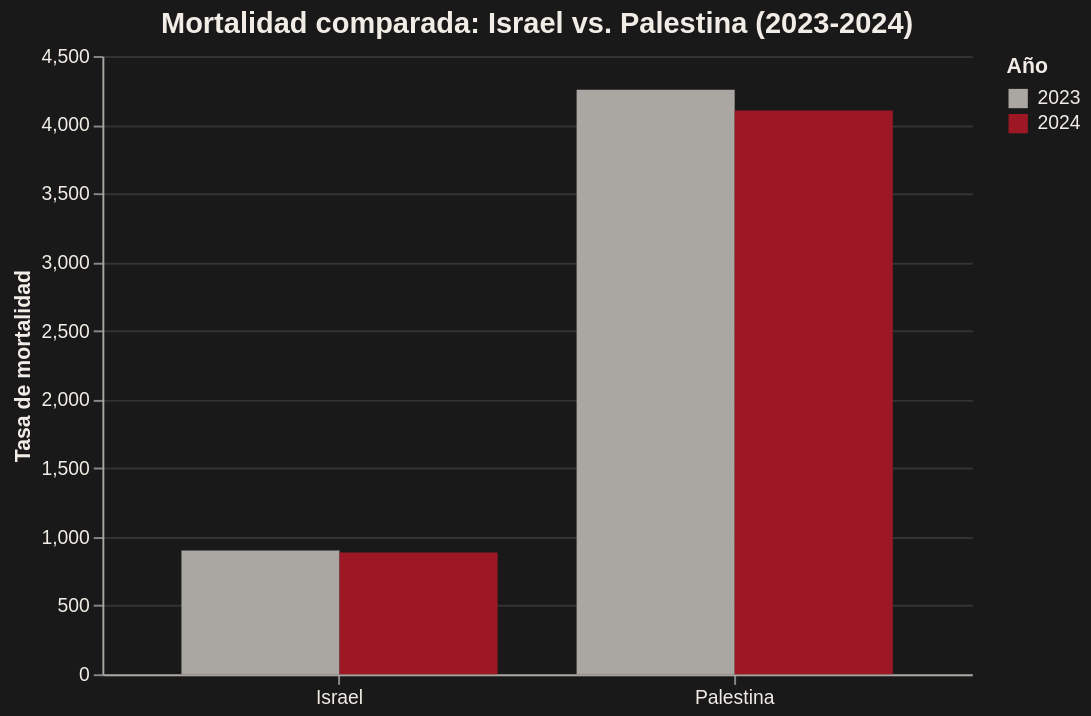

Source (notebook cell):
### Code cell
import altair as alt
import pandas as pd

COLOR_ROJO_SANGRE = '#9E1724'
COLOR_HUESO = '#F1EDE6'
COLOR_NEGRO = '#191919'
COLOR_CENIZA = '#AAA6A1'

df_mort = pd.read_csv('02-base-de-datos-mortalidad-limpia.csv', sep=';')
df_mort.columns = ['Territorio', '2023', '2024']

df_mort = df_mort[df_mort['Territorio'].isin(['Israel', 'State of Palestine'])].copy()
df_mort['Territorio'] = df_mort['Territorio'].replace({'State of Palestine': 'Palestina'})

df_mort_long = df_mort.melt(id_vars='Territorio', var_name='Año', value_name='Mortalidad')

grafico_mortalidad = alt.Chart(df_mort_long).mark_bar().encode(
    x=alt.X('Territorio:N', title=None, axis=alt.Axis(labelAngle=0)),
    y=alt.Y('Mortalidad:Q', title='Tasa de mortalidad'),
    color=alt.Color('Año:N', title='Año', scale=alt.Scale(
        domain=['2023', '2024'],
        range=[COLOR_CENIZA, COLOR_ROJO_SANGRE]
    )),
    xOffset='Año:N',
    tooltip=['Territorio', 'Año', 'Mortalidad']
).properties(
    title='Mortalidad comparada: Israel vs. Palestina (2023-2024)',
    width=450,
    height=320,
    background=COLOR_NEGRO
).configure_axis(
    labelColor=COLOR_HUESO,
    titleColor=COLOR_HUESO,
    gridColor='#333333',
    domainColor=COLOR_CENIZA
).configure_title(
    color=COLOR_HUESO,
    fontSize=15
).configure_legend(
    labelColor=COLOR_HUESO,
    titleColor=COLOR_HUESO
).configure_view(
    strokeWidth=0
)

display(grafico_mortalidad)

### Figure 1 — Vega-Lite specification as saved in the notebook (floating-point values rounded to 4 significant figures)
{"config": {"view": {"continuousWidth": 300, "continuousHeight": 300, "strokeWidth": 0}, "axis": {"domainColor": "#AAA6A1", "gridColor": "#333333", "labelColor": "#F1EDE6", "titleColor": "#F1EDE6"}, "legend": {"labelColor": "#F1EDE6", "titleColor": "#F1EDE6"}, "title": {"color": "#F1EDE6", "fontSize": 15}}, "data": {"name": "data-357b058b4183d89f5a2a626dc61191db"}, "mark": {"type": "bar"}, "background": "#191919", "encoding": {"color": {"field": "Año", "scale": {"domain": ["2023", "2024"], "range": ["#AAA6A1", "#9E1724"]}, "title": "Año", "type": "nominal"}, "tooltip": [{"field": "Territorio", "type": "nominal"}, {"field": "Año", "type": "nominal"}, {"field": "Mortalidad", "type": "quantitative"}], "x": {"axis": {"labelAngle": 0}, "field": "Territorio", "title": null, "type": "nominal"}, "xOffset": {"field": "Año", "type": "nominal"}, "y": {"field": "Mortalidad", "title": "Tasa de mortalidad", "type": "quantitative"}}, "height": 320, "title": "Mortalidad comparada: Israel vs. Palestina (2023-2024)", "width": 450, "$schema": "https://vega.github.io/schema/vega-lite/v5.20.1.json", "datasets": {"data-357b058b4183d89f5a2a626dc61191db": [{"Territorio": "Israel", "Año": "2023", "Mortalidad": 901}, {"Territorio": "Palestina", "Año": "2023", "Mortalidad": 4254}, {"Territorio": "Israel", "Año": "2024", "Mortalidad": 886}, {"Territorio": "Palestina", "Año": "2024", "Mortalidad": 4104}]}}
